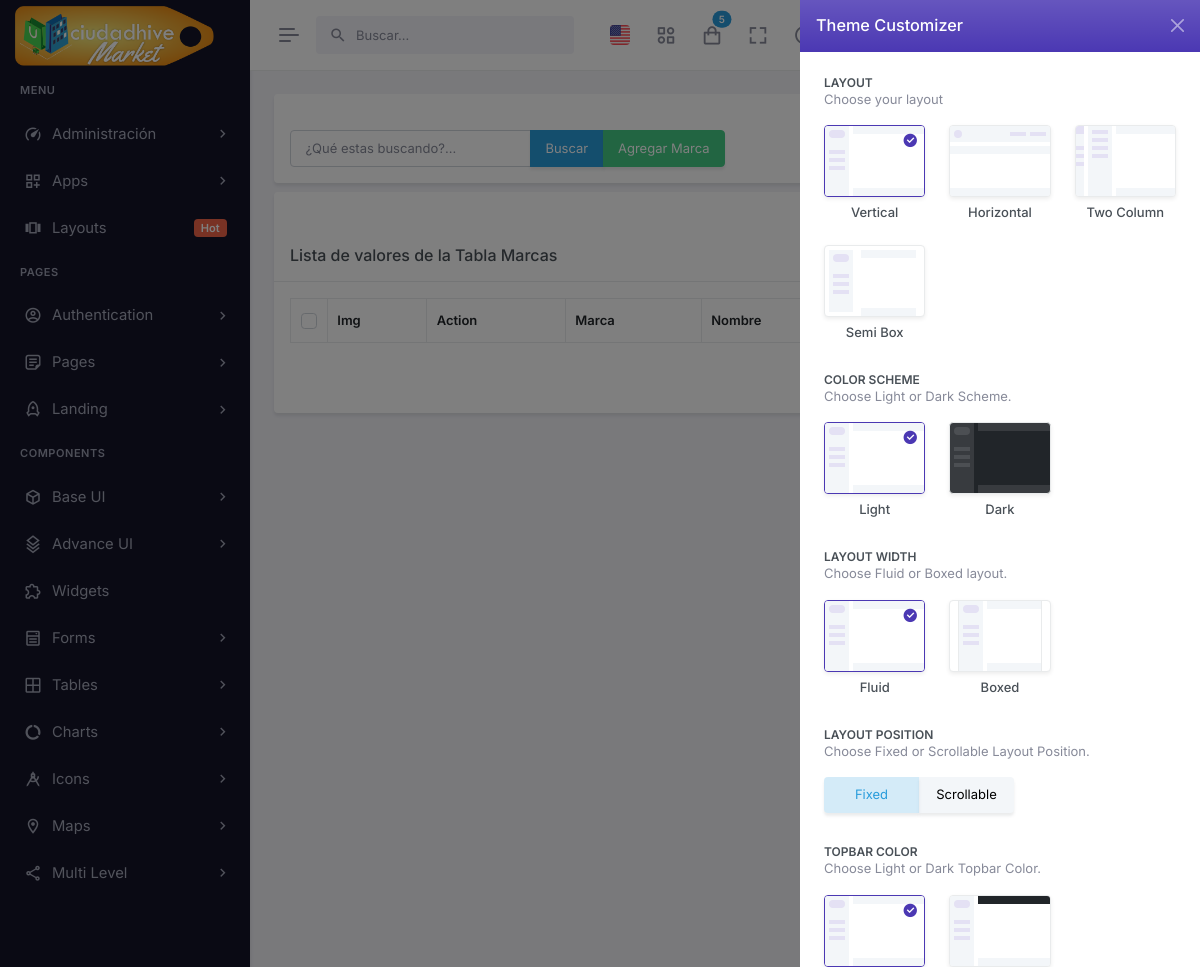
Before: /marcaList/ (signed in, upper part) with the older database file.
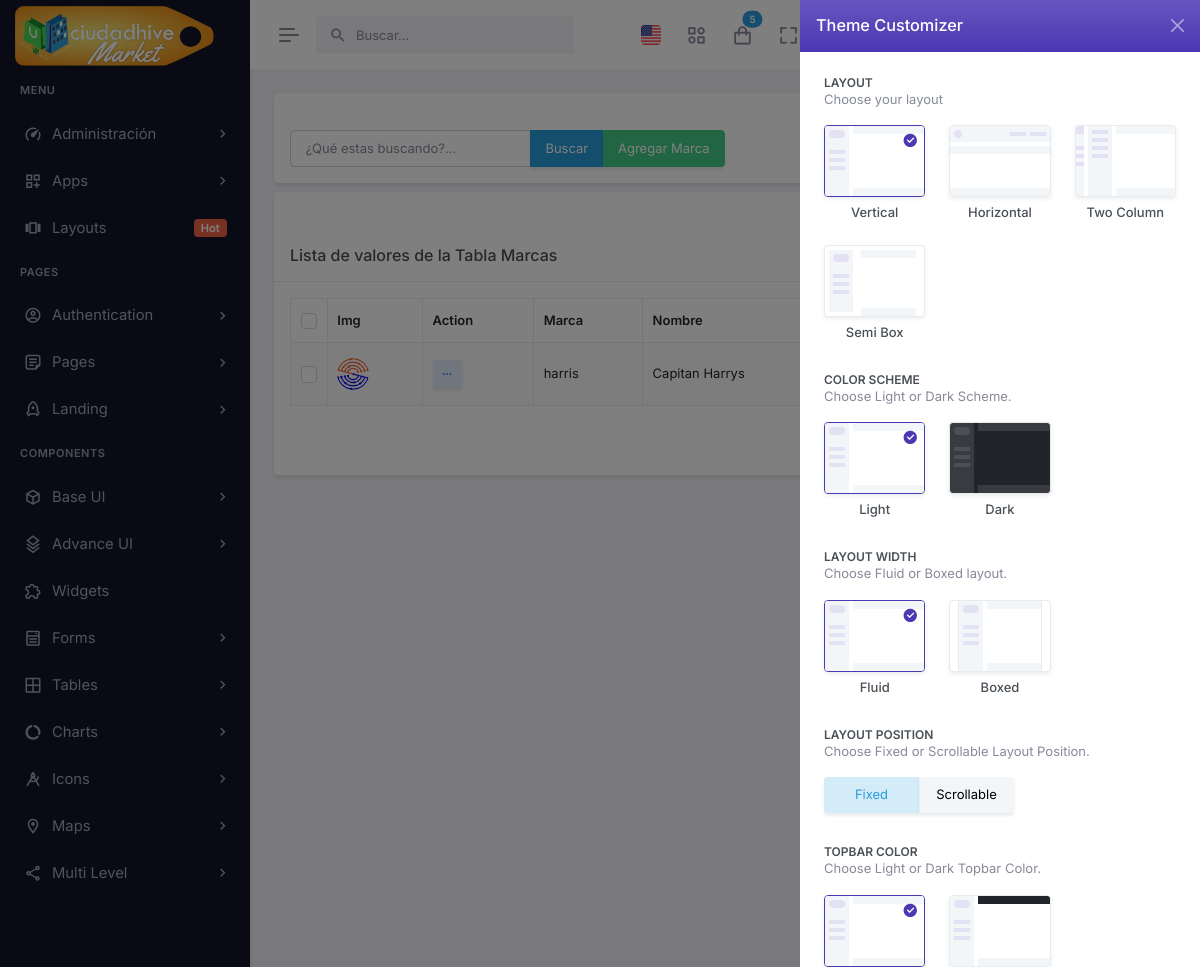
After: the same page with the newer database file.
### tables this page shows
CREATE TABLE `company_marcas` (
  `marca_id` int(10) unsigned NOT NULL AUTO_INCREMENT,
  `codigo` varchar(80) NOT NULL DEFAULT '' COMMENT 'codigo de marca',
  `nombre` varchar(200) NOT NULL DEFAULT '',
  `marca_foto` varchar(145) NOT NULL DEFAULT '',
  `estatus` int(10) unsigned NOT NULL DEFAULT 1,
  `company_id` int(10) unsigned NOT NULL DEFAULT 0,
  `unidad` int(10) unsigned NOT NULL DEFAULT 0 COMMENT 'si hay unidad es modelo',
  PRIMARY KEY (`marca_id`)
);

### autoload.php (called while the page is built, shortened)
<?php
    spl_autoload_register(function($clase){
        $archivo= __DIR__."/".$clase.".php";
        $archivo=str_replace("\\","/",$archivo);
    });

### app/models/mainModel.php (called while the page is built, shortened)
<?php
	class mainModel{
		private $server=DB_SERVER;
		private $db=DB_NAME;
		private $user=DB_USER;
		private $pass=DB_PASS;
		protected function conectar(){
			$conexion = new PDO("mysql:host=".$this->server.";dbname=".$this->db,$this->user,$this->pass);
			$conexion->exec("SET CHARACTER SET utf8");
			return $conexion;
		}
		protected function ejecutarConsulta($consulta){
			$sql=$this->conectar()->prepare($consulta);
			$sql->execute();
			return $sql;
		}
		public function limpiarCadena($cadena){
			$palabras=["<script>","</script>","<script src","<script type=","SELECT * FROM","SELECT "," SELECT ","DELETE FROM","INSERT INTO","DROP TABLE","DROP DATABASE","TRUNCATE TABLE","SHOW TABLES","SHOW DATABASES","<?php","?>","--","^","<",">","==",";","::"];
			$cadena=trim($cadena);
			$cadena=stripslashes($cadena);
			$cadena=trim($cadena);
			$cadena=stripslashes($cadena);
			return $cadena;
		}
	}

### app/controllers/marcaController.php (called while the page is built, shortened)
<?php
	class marcaController extends mainModel{
		public function listarTodosMarcaControlador($busqueda){
			$busqueda=$this->limpiarCadena($busqueda);
			if(isset($busqueda) && $busqueda!="*"){
				$consulta_datos="SELECT * FROM company_marcas WHERE unidad=0  AND (
				codigo LIKE '%$busqueda%'
				OR nombre LIKE '%$busqueda%'
				)
				ORDER BY nombre ASC limit 500";
			}else{
				$consulta_datos="SELECT * FROM company_marcas WHERE unidad=0 ORDER BY nombre ASC limit 500";
			}
			$datos = $this->ejecutarConsulta($consulta_datos);
			$datos = $datos->fetchAll();
			return $datos;
			exit();
		}
	}

### app/views/content/marcaList-view.php (the view, shortened to what the changed rows need)
<div class="main-content">
    <div class="page-content">
        <div class="container-fluid">
            <?php
            $insMarca = new marcaController();
            ?>
            <?php
            if(isset($_SESSION[$url[0]]) && !empty($_SESSION[$url[0]])){
                $datos = $insMarca->listarTodosMarcaControlador($_SESSION[$url[0]]);
            }else{
                $datos = $insMarca->listarTodosMarcaControlador("*");
            }
            ?>
            <div class="row">
                <div class="col-lg-12">
                    <div class="card">
                        <div class="card-body">
                            <table id="fixed-header" class="table table-bordered dt-responsive nowrap table-striped align-middle" style="width:100%">
                                <thead>
                                    <tr>
                                        <th scope="col" style="width: 10px;">
                                            <div class="form-check">
                                                <input class="form-check-input fs-15" type="checkbox" id="checkAll" value="option">
                                            </div>
                                        </th>
                                        <th>Img</th>
                                        <th>Action</th>
                                        <th>Marca</th>
                                        <th>Nombre</th>
                                        <th>Estatus</th>
                                        <th>Acción</th>
                                    </tr>
                                </thead>
                                <tbody>
                                    <?php
                                    if(is_array($datos)){
                                        foreach($datos as $rows){
                                            if($rows['marca_foto'] != ""){
                                                $marca_foto = APP_URL . "app/views/fotos/company/".$rows['company_id']."/marcas/".$rows['marca_foto'];
                                            }else{
                                                $marca_foto = APP_URL . "app/views/fotos/nophoto.jpg";
                                            }
                                            ?>
                                            <tr>
                                                <th scope="row">
                                                    <div class="form-check">
                                                        <input class="form-check-input fs-15" type="checkbox" name="checkAll" value="option1">
                                                    </div>
                                                </th>
                                                <td>
                                                    <a href="<?= APP_URL.'marcaUpdate/'.$rows['marca_id'].'/'?>">
                                                    <img class="rounded-circle header-profile-user"
                                                    src="<?=$marca_foto; ?>"
                                                    alt="Foto del item de la tabla">
                                                    </a>
                                                </td>
                                                <td>
                                                    <div class="dropdown d-inline-block">
                                                        <button class="btn btn-soft-secondary btn-sm dropdown" type="button" data-bs-toggle="dropdown"
                                                        aria-expanded="false"><i class="ri-more-fill align-middle"></i>
                                                        </button>
                                                    </div>
                                                </td>
                                                <td><?=$rows['codigo'];?></td>
                                                <td><?=$rows['nombre'];?></td>
                                                <td>
                                                    <?php
                                                    if($rows['estatus'] ==1 ){
                                                        ?><span class="badge bg-success">Activo<?php
                                                    }else{
                                                        ?><span class="badge bg-danger">Inactivo<?php
                                                    }?>
                                                    </span>
                                                </td>
                                                <td>
                                                <a href="<?= APP_URL.'modeloList/'.$rows['marca_id'].'/'?>"
                                                class="dropdown-item"><span class="btn btn-info">Modelos</span></a>
                                                </td>
                                            </tr>
                                        <?php
                                        }
                                    }
                                    ?>
                                </tbody>
                            </table>
                        </div>
                    </div>
                </div>
            </div>
        </div>
    </div>
</div>

Changed rows visible on the page:
added company_marcas: company+marca_foto (picture), codigo "harris", nombre "Capitan Harrys"
